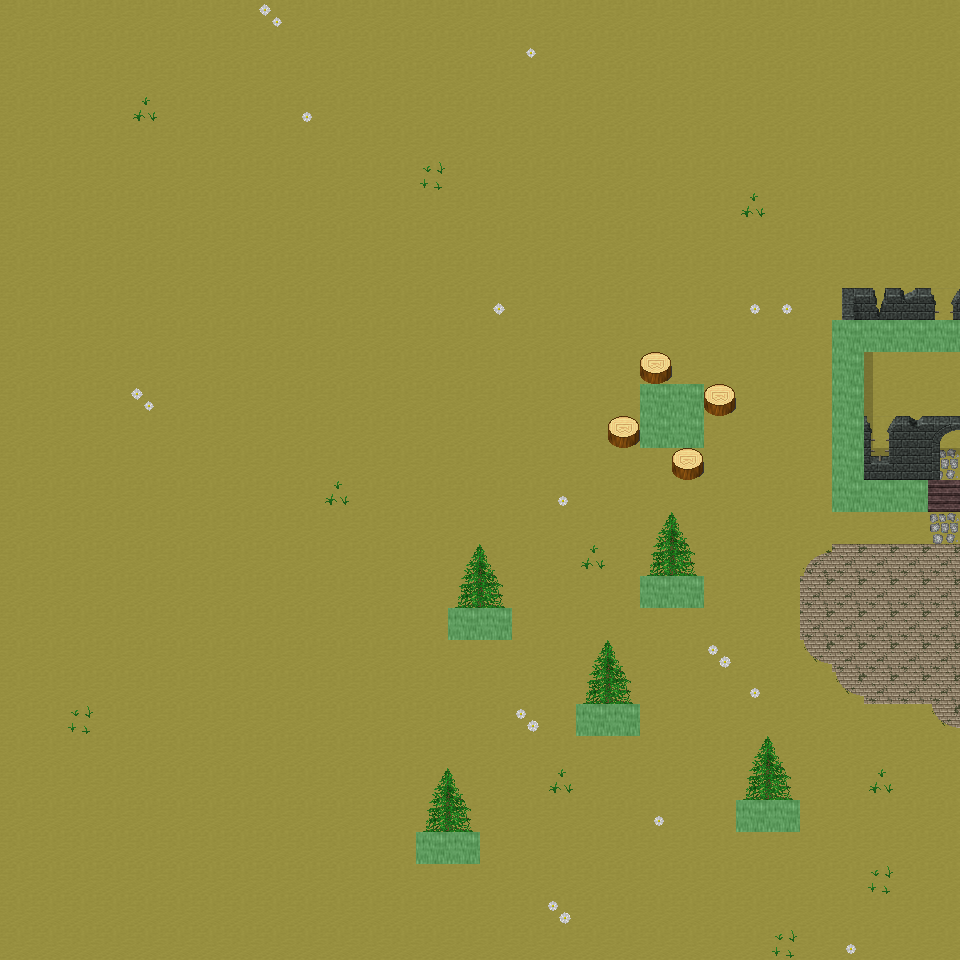

A 2D game scene composited from a Tiled map and its tileset images. What follows is a short description and the map's XML, with each tile layer's data collapsed to a summary:
An orthogonal 30x30 tile map with 32x32 px tiles, 6 tile layers (Ground, Object, Object2, Above, ...), 26 tilesets and 4 objects (4x mapExit).

<map version="1.0" orientation="orthogonal" renderorder="right-down" width="30" height="30" tilewidth="32" tileheight="32" nextobjectid="5">
  <tileset firstgid="1" name="tileset_ground_ground" tilewidth="32" tileheight="32" tilecount="33" columns="3">
    <image source="../drawable/tileset_ground_ground.png" width="96" height="352" />
  </tileset>
  <tileset firstgid="34" name="tileset_building_castle" tilewidth="32" tileheight="32" tilecount="320" columns="20">
    <image source="../drawable/tileset_building_castle.png" width="640" height="512" />
  </tileset>
  <tileset firstgid="354" name="tileset_furniture_carpet_carpets_2" tilewidth="32" tileheight="32" tilecount="20" columns="4">
    <image source="../drawable/tileset_furniture_carpet_carpets_2.png" width="128" height="160" />
  </tileset>
  <tileset firstgid="374" name="tileset_ground_indoor_tiles" tilewidth="32" tileheight="32" tilecount="8" columns="2">
    <image source="../drawable/tileset_ground_indoor_tiles.png" width="64" height="128" />
  </tileset>
  <tileset firstgid="382" name="tileset_ground_water_pool" tilewidth="32" tileheight="32" tilecount="72" columns="3">
    <image source="../drawable/tileset_ground_water_pool.png" width="96" height="768" />
  </tileset>
  <tileset firstgid="454" name="tileset_ground_ridge_earth_dark" tilewidth="32" tileheight="32" tilecount="96" columns="12">
    <image source="../drawable/tileset_ground_ridge_earth_dark.png" width="384" height="256" />
  </tileset>
  <tileset firstgid="550" name="tileset_logic_collision" tilewidth="32" tileheight="32" tilecount="1" columns="1">
    <image source="../drawable/tileset_logic_collision.png" width="32" height="32" />
  </tileset>
  <tileset firstgid="551" name="tileset_building_wall_stone_grey" tilewidth="32" tileheight="32" tilecount="12" columns="3">
    <image source="../drawable/tileset_building_wall_stone_grey.png" width="96" height="128" />
  </tileset>
  <tileset firstgid="563" name="tileset_building_roof_green" tilewidth="32" tileheight="32" tilecount="20" columns="5">
    <image source="../drawable/tileset_building_roof_green.png" width="160" height="128" />
  </tileset>
  <tileset firstgid="583" name="tileset_ground_ladder_horizontal_dark" tilewidth="32" tileheight="32" tilecount="3" columns="1">
    <image source="../drawable/tileset_ground_ladder_horizontal_dark.png" width="32" height="96" />
  </tileset>
  <tileset firstgid="586" name="tileset_building_house_pink_blue" tilewidth="32" tileheight="32" tilecount="99" columns="11">
    <image source="../drawable/tileset_building_house_pink_blue.png" width="352" height="288" />
  </tileset>
  <tileset firstgid="685" name="tileset_ground_mossy_brick_paving" tilewidth="32" tileheight="32" tilecount="9" columns="3">
    <image source="../drawable/tileset_ground_mossy_brick_paving.png" width="96" height="96" />
  </tileset>
  <tileset firstgid="694" name="tileset_plant_tree_locust_tree" tilewidth="32" tileheight="32" tilecount="20" columns="4">
    <image source="../drawable/tileset_plant_tree_locust_tree.png" width="128" height="160" />
  </tileset>
  <tileset firstgid="714" name="tileset_plant_tree_spruce" tilewidth="32" tileheight="32" tilecount="6" columns="2">
    <image source="../drawable/tileset_plant_tree_spruce.png" width="64" height="96" />
  </tileset>
  <tileset firstgid="720" name="tileset_plant_flower_flowers_mixed" tilewidth="32" tileheight="32" tilecount="16" columns="4">
    <image source="../drawable/tileset_plant_flower_flowers_mixed.png" width="128" height="128" />
  </tileset>
  <tileset firstgid="736" name="tileset_ground_cobbled_paving" tilewidth="32" tileheight="32" tilecount="1" columns="1">
    <image source="../drawable/tileset_ground_cobbled_paving.png" width="32" height="32" />
  </tileset>
  <tileset firstgid="737" name="tileset_plant_flower_daisy_white" tilewidth="32" tileheight="32" tilecount="8" columns="2">
    <image source="../drawable/tileset_plant_flower_daisy_white.png" width="64" height="128" />
  </tileset>
  <tileset firstgid="745" name="tileset_item_postbox" tilewidth="32" tileheight="32" tilecount="4" columns="2">
    <image source="../drawable/tileset_item_postbox.png" width="64" height="64" />
  </tileset>
  <tileset firstgid="749" name="tileset_item_postbox_2" tilewidth="32" tileheight="32" tilecount="2" columns="1">
    <image source="../drawable/tileset_item_postbox_2.png" width="32" height="64" />
  </tileset>
  <tileset firstgid="751" name="tileset_furniture_table_tree_stump_table" tilewidth="32" tileheight="32" tilecount="4" columns="2">
    <image source="../drawable/tileset_furniture_table_tree_stump_table.png" width="64" height="64" />
  </tileset>
  <tileset firstgid="755" name="tileset_plant_stump_int_small_stump" tilewidth="32" tileheight="32" tilecount="1" columns="1">
    <image source="../drawable/tileset_plant_stump_int_small_stump.png" width="32" height="32" />
  </tileset>
  <tileset firstgid="756" name="tileset_plant_grasses" tilewidth="32" tileheight="32" tilecount="6" columns="3">
    <image source="../drawable/tileset_plant_grasses.png" width="96" height="64" />
  </tileset>
  <tileset firstgid="762" name="tileset_building_fence_wooden_brown_fence" tilewidth="32" tileheight="32" tilecount="42" columns="7">
    <image source="../drawable/tileset_building_fence_wooden_brown_fence.png" width="224" height="192" />
  </tileset>
  <tileset firstgid="804" name="tileset_ground_green_paving" tilewidth="32" tileheight="32" tilecount="18" columns="3">
    <image source="../drawable/tileset_ground_green_paving.png" width="96" height="192" />
  </tileset>
  <tileset firstgid="822" name="tileset_building_stone_ruins" tilewidth="32" tileheight="32" tilecount="72" columns="6">
    <image source="../drawable/tileset_building_stone_ruins.png" width="192" height="384" />
  </tileset>
  <tileset firstgid="894" name="tileset_logic_creature_insect" tilewidth="32" tileheight="32" tilecount="5" columns="5">
    <image source="../drawable/tileset_logic_creature_insect.png" width="160" height="32" />
  </tileset>
  <layer name="Ground" width="30" height="30">
    <data>[900 cells, 900 non-empty, 1 distinct tile ids]</data>
  </layer>
  <layer name="Object" width="30" height="30">
    <data>[900 cells, 80 non-empty, 25 distinct tile ids]</data>
  </layer>
  <layer name="Object2" width="30" height="30">
    <data>[900 cells, 7 non-empty, 6 distinct tile ids]</data>
  </layer>
  <layer name="Above" width="30" height="30">
    <data>[900 cells, 32 non-empty, 15 distinct tile ids]</data>
  </layer>
  <layer name="Above2" width="30" height="30">
    <data>[900 cells, 0 non-empty, 0 distinct tile ids]</data>
  </layer>
  <layer name="Walkable" width="30" height="30">
    <data>[900 cells, 25 non-empty, 1 distinct tile ids]</data>
  </layer>
  <objectgroup name="MapEvents">
    <object id="1" name="north" type="mapExit" x="0" y="0" width="960" height="32">
      <properties>
        <property name="map" value="level_0_x221_y8" />
        <property name="x" value="0" />
        <property name="y" value="28" />
      </properties>
    </object>
    <object id="2" name="south" type="mapExit" x="0" y="928" width="960" height="32">
      <properties>
        <property name="map" value="level_0_x221_y10" />
        <property name="x" value="0" />
        <property name="y" value="1" />
      </properties>
    </object>
    <object id="3" name="east" type="mapExit" x="928" y="0" width="32" height="320">
      <properties>
        <property name="map" value="level_0_x222_y9" />
        <property name="x" value="1" />
        <property name="y" value="0" />
      </properties>
    </object>
    <object id="4" name="east2" type="mapExit" x="928" y="352" width="32" height="608">
      <properties>
        <property name="map" value="level_0_x222_y9" />
        <property name="x" value="1" />
        <property name="y" value="11" />
      </properties>
    </object>
  </objectgroup>
</map>
